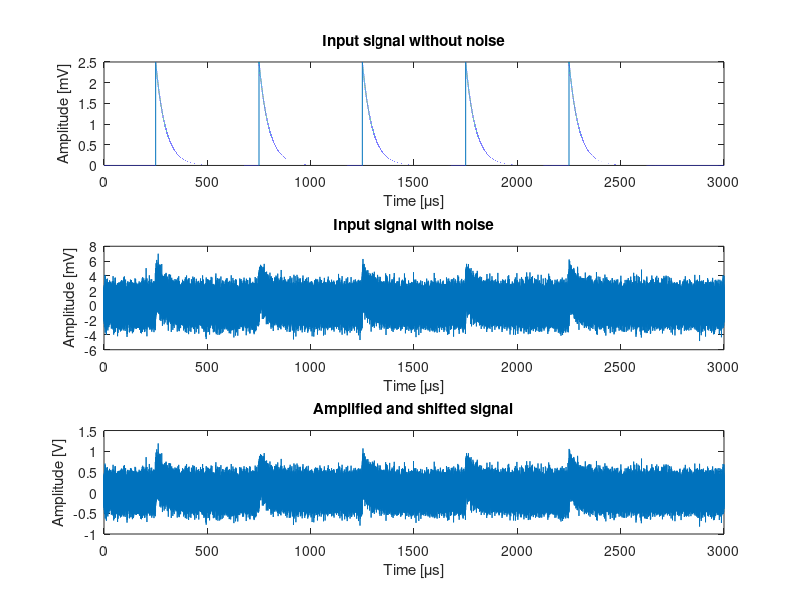
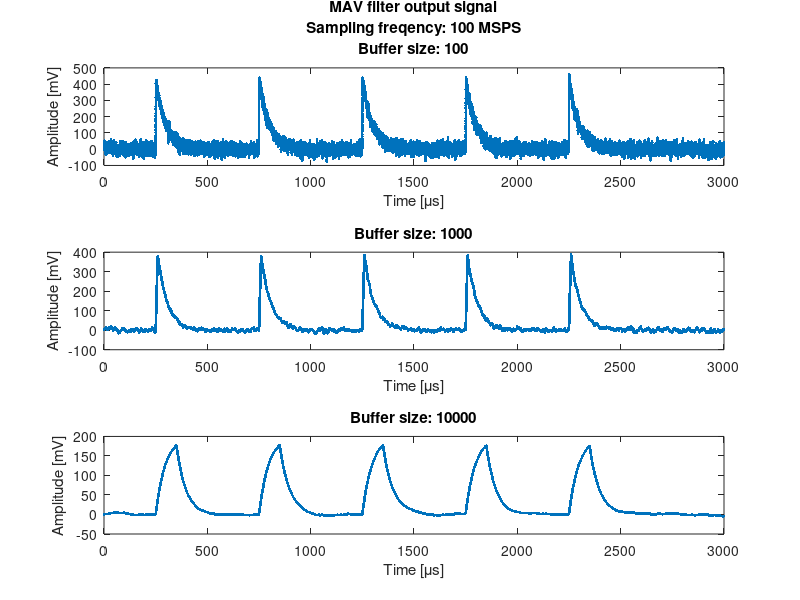

Reproduce these figures in MATLAB, in order. (Note: this script raises an error after producing the figures.)
%Moving average filter simulation
%with ADC quantization, tested on noisy expotential pulses
clear all; close all;

%ADC parameters
Fs = 100*1e+6;             %[MHz] Sampling frequency
N_bits = 14;               %ADC resolution
ADC_res = 2^N_bits-1;
ADC_V_max = 2;                  
ADC_quant = ADC_V_max/ADC_res; %ADC step

%Simulation preset
T_sim = 3000*1e-6;      %[uS]   %time of simulation
A_pulse =2.5*1e-3;      %[mV]   %amplitude of the expotential pulse
A_noise =10*1e-3;       %[mV]   %amplitude of the noise
SNR=(A_pulse/A_noise)^2;        %signal to noise ratio
T_pulse = 500*1e-6;     %[uS]   %interval between pulses   
N_pulses = 5;                   %pulse count
        
% TIA values
C= 1e-10;                   %TIA feedback capacitance
R= 68*1e+6 ;                %TIA feedback resistance [Mohms]
Corr_coef =0.007;           %Correction coeficient based on real measurments
RC_tau=R*C*Corr_coef;       %RC constant

%Input signal processing
T_ext =(T_sim-(T_pulse*N_pulses))/2 ;
dt = 1/Fs;
Sig_time = (0:dt:T_pulse*N_pulses-dt);
Pre_ext = (0:dt:T_ext-dt);
Post_ext =(T_sim-T_ext:dt:T_sim);
T_sim_base = (0:dt:T_sim);
Exp_pulses = A_pulse/(1-exp(-T_pulse/RC_tau))*(1*exp(-mod(Sig_time,T_pulse)/RC_tau) - exp(-T_pulse/RC_tau));
Pre_ext_sig = zeros(1,length(Pre_ext));
Post_ext_sig = zeros(1,length(Post_ext));
Cln_sig =cat(2,cat(2,Pre_ext_sig,Exp_pulses),Post_ext_sig);

w_g_n = randn(1,length(T_sim_base));
Wgn_noise = A_noise*w_g_n/9;        %correction of randn generator range 
WgnMIN = min(Wgn_noise);
WgnMAX = max(Wgn_noise);
WgnAmpl = WgnMAX-WgnMIN;
Wgn_nois_mean = mean(Wgn_noise);
Combined_signal = Cln_sig+Wgn_noise;
H_factor = 170;
Shift_factor = 0;
Processed_sig = Combined_signal*H_factor+Shift_factor;
Cln_q_sig = floor(Cln_sig/ADC_quant);
Quantized_sig = floor(Processed_sig/ADC_quant);

figure
subplot(3,1,1); grid on;plot(T_sim_base*1e+6,Cln_sig*1e+3);title('Input signal without noise');
xlabel('Time [\mus]');ylabel('Amplitude [mV]');xlim([0 T_sim*1e+6]); 
subplot(3,1,2); grid on;plot(T_sim_base*1e+6,Combined_signal*1e+3);title('Input signal with noise');
xlabel('Time [\mus]');ylabel('Amplitude [mV]');xlim([0 T_sim*1e+6]); 
subplot(3,1,3); grid on;plot(T_sim_base*1e+6,Processed_sig);title('Amplified and shifted signal');
xlabel('Time [\mus]');ylabel('Amplitude [V]');xlim([0 T_sim*1e+6]); 

%Moving average filters parameters
MAV_window_points_1=100;    %Filter buffer length  
MAV_window_points_2=1000;
MAV_window_points_3=10000;

Buffer_1 = ones(1,MAV_window_points_1)/MAV_window_points_1;
Buffer_2= ones(1,MAV_window_points_2)/MAV_window_points_2;
Buffer_3 = ones(1,MAV_window_points_3)/MAV_window_points_3;

MAV_filtered_sig_1=filter(Buffer_1,1,Quantized_sig);
MAV_filtered_sig_2=filter(Buffer_2,1,Quantized_sig);
MAV_filtered_sig_3=filter(Buffer_3,1,Quantized_sig);

MAV_quantized_filtered_sig_1 = floor(MAV_filtered_sig_1);
MAV_quantized_filtered_sig_2 = floor(MAV_filtered_sig_2);
MAV_quantized_filtered_sig_3 = floor(MAV_filtered_sig_3);

figure
G_title = sprintf('MAV filter output signal');
G1_title = sprintf('Sampling freqency: %d MSPS',Fs/1e+6 );
G2_title = sprintf('Buffer size: %d',MAV_window_points_1);
subplot(3,1,1); grid on;plot(T_sim_base*1e+6,MAV_quantized_filtered_sig_1*ADC_quant*10e+2,'.');title( {G_title, G1_title, G2_title});
xlabel('Time [\mus]');ylabel('Amplitude [mV]');xlim([0 T_sim*1e+6]);
subplot(3,1,2); grid on;plot(T_sim_base*1e+6,MAV_quantized_filtered_sig_2*ADC_quant*10e+2,'.');title( ['Buffer size: ' num2str( MAV_window_points_2 )] );
xlabel('Time [\mus]');ylabel('Amplitude [mV]');xlim([0 T_sim*1e+6]);
subplot(3,1,3); grid on;plot(T_sim_base*1e+6,MAV_quantized_filtered_sig_3*ADC_quant*10e+2,'.');title( ['Buffer size: ' num2str( MAV_window_points_3 )] );
xlabel('Time [\mus]');ylabel('Amplitude [mV]');xlim([0 T_sim*1e+6]);

%Low-pass filters parameters
fs_multiplier = 8; %determines local sampling rate after decimation (multiple of fpass)
% 10kHz
f_1_pass = 10*1e+3;
fs_1 = fs_multiplier*f_1_pass;
r_1 =ceil(Fs/fs_1);
Y_Fs_10kHz = decimate(Quantized_sig,r_1,'fir');
Lowpass_10kHz_filtered_sig = lowpass(Y_Fs_10kHz,f_1_pass,fs_1);
% 50kHz
f_2_pass = 50*1e+3;
fs_2 = fs_multiplier*f_2_pass;
r_2 =ceil(Fs/fs_2);
Y_Fs_50kHz = decimate(Quantized_sig,r_2,'fir');
Lowpass_50kHz_filtered_sig = lowpass(Y_Fs_50kHz,f_2_pass,fs_2);
% 100kHz
f_3_pass = 100*1e+3;
fs_3 = fs_multiplier*f_3_pass;
r_3 =ceil(Fs/fs_3);
Y_Fs_100kHz = decimate(Quantized_sig,r_3,'fir');
Lowpass_100kHz_filtered_sig = lowpass(Y_Fs_100kHz,f_3_pass,fs_3);
% 500kHz
f_4_pass = 500*1e+3;
fs_bandpass = fs_multiplier*f_4_pass;
r_4 =ceil(Fs/fs_bandpass);
Y_Fs_Bandpass = decimate(Quantized_sig,r_4,'fir');
Lowpass_500kHz_filtered_sig = lowpass(Y_Fs_Bandpass,f_4_pass,fs_bandpass);

figure
G_title = sprintf('Digital low-pass filter output signal');
G1_title = sprintf('Fpass: %d [kHz]',f_1_pass/(1*1e+3));
subplot(4,1,1); grid on;plot(Lowpass_10kHz_filtered_sig*ADC_quant*1e+3,'.');title( {G_title, G1_title});
xlabel('Sample');ylabel('Amplitude [mV]');xlim([0 length(Lowpass_10kHz_filtered_sig)]); 
subplot(4,1,2); grid on;plot(Lowpass_50kHz_filtered_sig*ADC_quant*1e+3,'.');title( ['Fpass:: ' num2str( f_2_pass/(1*1e+3) ) ' [KHz]'] );
xlabel('Sample');ylabel('Amplitude [mV]');xlim([0 length(Lowpass_50kHz_filtered_sig)]); 
subplot(4,1,3); grid on;plot(Lowpass_100kHz_filtered_sig*ADC_quant*1e+3,'.');title( ['Fpass:: ' num2str( f_3_pass/(1*1e+3) ) ' [KHz]'] );
xlabel('Sample');ylabel('Amplitude [mV]');xlim([0 length(Lowpass_100kHz_filtered_sig)]); 
subplot(4,1,4); grid on;plot(Lowpass_500kHz_filtered_sig*ADC_quant*1e+3,'.');title( ['Fpass:: ' num2str( f_4_pass/(1*1e+3) ) ' [KHz]'] );
xlabel('Sample');ylabel('Amplitude [mV]');xlim([0 length(Lowpass_500kHz_filtered_sig)]); 

% % Band-pass filtering test
% % 10kHz - 200kHz
% f_1_bandpass = 10*1e+3;
% f_2_bandpass = 200*1e+3;
% fs_bandpass = fs_multiplier*f_2_bandpass;
% r_5 =ceil(Fs/fs_bandpass);
% Y_Fs_Bandpass = decimate(Quantized_sig,r_4,'fir');
% Bandpass_filtered_sig = bandpass(Y_Fs_Bandpass,[f_1_bandpass f_2_bandpass],fs_bandpass);
% 
% figure
% G_title = sprintf('Digital band-pass filter output signal');
% G1_title = sprintf('Fpass: %d-%d [kHz]',f_1_bandpass/(1*1e+3),f_2_bandpass/(1*1e+3));
% plot(Bandpass_filtered_sig*ADC_quant*1e+3,'.');title( {G_title, G1_title});grid on;
% xlabel('Sample');ylabel('Amplitude [mV]');xlim([0 length(Bandpass_filtered_sig)]); 
